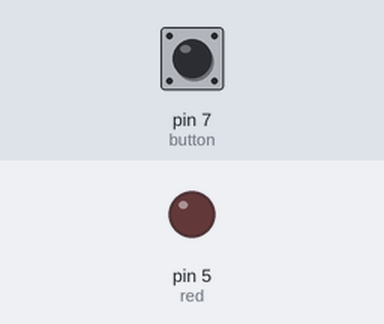
Recording of a sketch running on a simulated Arduino Uno, built with avr-gcc and run on an emulated ATmega328P. Parts: output pins drawn as LEDs (lit = HIGH). The test bench sets the inputs (shaded band); at power-on: pin 7 (button) LOW.

Above: at 1.2 s.
1.3 s: pin 7 (button) pulled HIGH for 0.15 s
At 1.37 s:
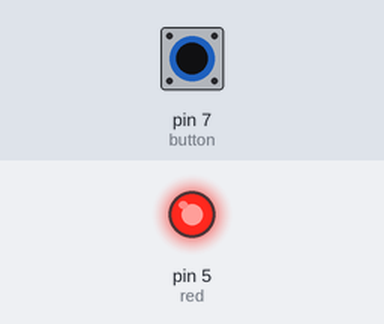
2.9 s: pin 7 (button) pulled HIGH for 3.2 s
At 6.6 s:
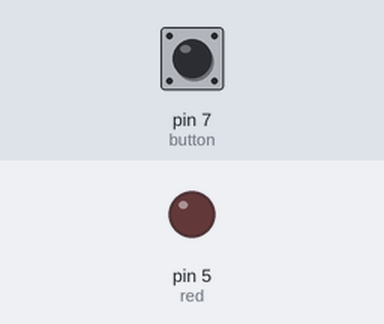
Timing chart, 0 to 8.1 s (numbered marks = the images above; inputs shaded):
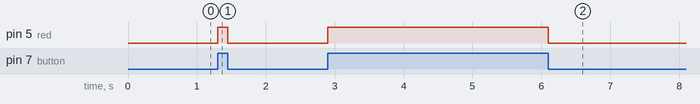

Measured:
- after the input at 1.3 s, pin 5 (red): LOW → HIGH at once, → LOW 0.15 s later
- after the input at 2.9 s, pin 5 (red): LOW → HIGH at once, → LOW 3.2 s later

The sketch:

toggle_led_button.ino
```cpp
/* Software 1073 Example Program
Written and debugged for use on the Arduino boebot platform
last updated: 9/9/14

Program: Toggles an LED using the breadboard button
*/

int red = 5;
int button = 7;

void setup(){ //setup runs just once
  pinMode(red, OUTPUT); //establishes red as an output
}
void loop(){
int buttonVal = digitalRead(button);
  if(buttonVal == 1){
    digitalWrite(red, HIGH);
  }
  else{
    digitalWrite(red, LOW);
  }
}
```
